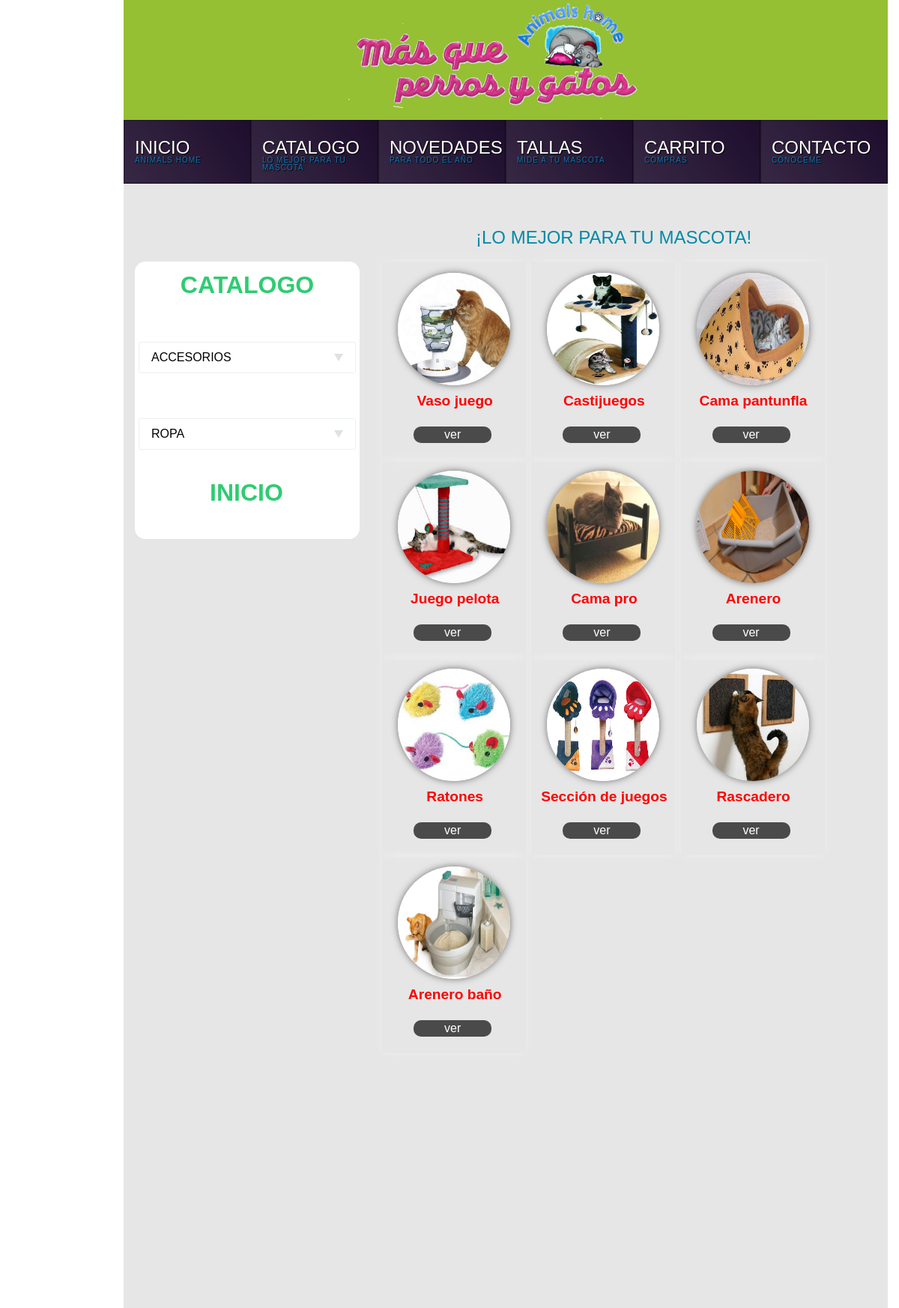
The app's page /accesoriosgato.php with its own data.
### tables this page shows
CREATE TABLE IF NOT EXISTS `productos` (
  `id` int(11) NOT NULL AUTO_INCREMENT,
  `nombre` text NOT NULL,
  `descripcion` text NOT NULL,
  `imagen` text NOT NULL,
  `precio` double NOT NULL,
  PRIMARY KEY (`id`)
);

### accesoriosgato.php (the view, shortened to what this page needs)
<!DOCTYPE HTML>
<html>
<head>
<link href="css/catalogo/accesorios.css" rel="stylesheet" type="text/css"/>
<link href="css/style.css" rel="stylesheet" type="text/css"/>
 <link rel="stylesheet" href="css/catalogo/reset.css">
 <link rel="stylesheet" href="css/catalogo/menuvertical.css">
</head>
<body id="cuerpo">
    <div id="barra-logo">
        <div id="imagen-logo"></div>
          </div>
          <div id="menu">
              <ul id="sdt_menu" class="sdt_menu">
				<li>
					<a href="inicio.php">
						<span class="sdt_wrap">
							<span class="sdt_link">INICIO</span>
							<span class="sdt_descr">ANIMALS HOME</span>
						</span>
					</a>
				</li>
				<li>
					<a href="catalogo.php">
						<span class="sdt_wrap">
							<span class="sdt_link">CATALOGO</span>
							<span class="sdt_descr">LO MEJOR PARA TU MASCOTA</span>
						</span>
					</a>
				</li>
				<li>
					<a href="novedades.php">
						<span class="sdt_wrap">
							<span class="sdt_link">NOVEDADES</span>
							<span class="sdt_descr">PARA TODO EL AÑO</span>
						</span>
					</a>
				</li>
				<li>
					<a href="tallas.php">
						<span class="sdt_wrap">
							<span class="sdt_link">TALLAS</span>
							<span class="sdt_descr">MIDE A TU MASCOTA</span>
						</span>
					</a>
				</li>
				<li>
					<a href="carrito.php">
						<span class="sdt_wrap">
							<span class="sdt_link">CARRITO</span>
							<span class="sdt_descr">COMPRAS</span>
						</span>
					</a>
				</li>
				<li>
					<a href="contacto.php">
						<span class="sdt_wrap">
							<span class="sdt_link">CONTACTO</span>
							<span class="sdt_descr">CONOCEME</span>
						</span>
					</a>
				</li>
			</ul>
          </div>
        <div id="contenedor">
               <div id="texto">
               <h5 class="titulo">
              ¡LO MEJOR PARA TU MASCOTA!
               </h5>
       </div>
	    <div id="menu-vertical">
            <h1 class="encabezado"><a href="catalogo.php">CATALOGO </a></h1>
<dl class="dropdown">
	<dt><a><span>ACCESORIOS</span></a></dt>
</dl>
<dl class="dropdown">
	<dt><a><span>ROPA</span></a></dt>
</dl>
	    <h1 class="encabezado2"><a href="inicio.php">INICIO </a></h1>
        </div>
		            <div id="catalogo-general">
							<?php
		$con="select * from productos LIMIT 10,10";
		$re=mysql_query($con)or die(mysql_error());
		while ($f=mysql_fetch_array($re)) {
		?>
			<div class="producto">
			<center>
				<img src="imagenes/productos/<?php echo $f['imagen'];?>"><br>
				<span class="span"><?php echo utf8_encode($f['nombre']);?></span><br>
				<a href="./detalles.php?id=<?php echo $f['id'];?>">ver</a>
			</center>
		</div>
		<?php
              }
          ?>
          </div>
		</div>
</body>
</html>

### css/catalogo/accesorios.css (style rules this page uses)
.encabezado a { font-family: "GothamRnd-Bold", Helvetica, Arial, sans-serif; font-size: 1em; font-weight: 700; text-align: center; color: #2ecc71; margin: 15px 0px; text-decoration:none; }
.encabezado2 a { float:left; font-family: "GothamRnd-Bold", Helvetica, Arial, sans-serif; font-size: 1em; font-weight: 700; text-align: center; color: #2ecc71; margin: 25px 100px; text-decoration:none; }
#cuerpo { margin: 0; }
#barra-logo { float: left; background: #95c033; box-shadow: none; width:1020px ; height: 160px; display: block; margin:0px 165px; }
#imagen-logo { float:left; -webkit-background-size: cover; -moz-background-size: cover; -o-background-size: cover; background-image: url("../../imagenes/logo.png"); background-size: cover; height: 200px; width: 400px; margin: -10px 300px; }
#menu { float: left; height: 100px; margin:auto 165px; width:1020px ; height: 85px; background:#1B0A2A; }
#contenedor { float: left; height: 1500px; margin:auto 165px; width:1020px ; background:#E6E6E6; }
#texto { float: left; width: 600px; height:0 auto; margin: 30px 450px; }
.titulo { font-family: "GothamRnd-Bold", Helvetica, Arial, sans-serif; font-size: 24px; color: #008AA8; margin-bottom: 25px; float: left; margin:30px 20px; }
#menu-vertical { float: left; width: 300px; height: 370px; margin: -40px 15px; background:white; border-radius: 14px 14px 14px 14px; -moz-border-radius: 14px 14px 14px 14px; -webkit-border-radius: 14px 14px 14px 14px; border: 0px solid #000000; }
#catalogo-general { float: left; width: 640px; height: 1000px; margin: -40px 12px; border-radius: 14px 14px 14px 14px; -moz-border-radius: 14px 14px 14px 14px; -webkit-border-radius: 14px 14px 14px 14px; border: 0px solid #000000; }
.span { width:250px; float:left; margin:25px -60px; font-family: "GothamRnd-Bold", Helvetica, Arial, sans-serif; color: red; font-weight: bolder; font-size: 1.2rem; }
.producto { width: 20%; height: 200px; display: inline-block; vertical-align: top; margin-left: 0.5%; padding: 5%; -webkit-box-shadow: 0px 0px 10px rgba(240, 240, 240, 0.75); -moz-box-shadow: 0px 0px 10px rgba(240, 240, 240, 0.75); box-shadow: 0px 0px 10px rgba(240, 240, 240, 0.75); -webkit-transition: all 1s ease-in-out; -moz-transition: all 1s ease-in-out; }
.producto img { width: 150px; height: 150px; margin:-17px -11px; border-radius: 50%; -webkit-box-shadow: 0px 0px 10px rgba(74, 74, 74, 0.75); -moz-box-shadow: 0px 0px 10px rgba(74, 74, 74, 0.75); box-shadow: 0px 0px 10px rgba(74, 74, 74, 0.75); -webkit-transition: all 1s ease-in-out; -moz-transition: all 1s ease-in-out; }
.producto a { font-family: "GothamRnd-Bold", Helvetica, Arial, sans-serif; float:left; margin: 0px 10px; background-color: #4a4a4a; padding: 3px; color: white; width: 50%; padding-left: 20px; padding-right: 20px; border-radius: 10px; text-decoration:none; }

### css/style.css (style rules this page uses)
ul.sdt_menu { margin:0; padding:0; list-style: none; font-family:"Myriad Pro", "Trebuchet MS", sans-serif; font-size:12px; width:1020px; }
ul.sdt_menu a { text-decoration:none; outline:none; }
ul.sdt_menu li { float:left; width:170px; height:85px; position:relative; cursor:pointer; }
ul.sdt_menu li > a { position:absolute; top:0px; left:0px; width:170px; height:85px; z-index:12; background:transparent url(../images/overlay.png) no-repeat bottom right; -moz-box-shadow:0px 0px 2px #000 inset; -webkit-box-shadow:0px 0px 2px #000 inset; box-shadow:0px 0px 2px #000 inset; }
ul.sdt_menu li span.sdt_wrap { position:absolute; top:25px; left:0px; width:170px; height:60px; z-index:15; }
ul.sdt_menu li span span.sdt_link, ul.sdt_menu li span span.sdt_descr, ul.sdt_menu li div.sdt_box a { margin-left:15px; text-transform:uppercase; text-shadow:1px 1px 1px #000; }
ul.sdt_menu li span span.sdt_link { color:#fff; font-size:24px; float:left; clear:both; }
ul.sdt_menu li span span.sdt_descr { color:#0B75AF; float:left; clear:both; width:155px; font-size:10px; letter-spacing:1px; }

### css/catalogo/menuvertical.css (style rules this page uses)
h1 { font-family: "GothamRnd-Bold", Helvetica, Arial, sans-serif; font-size: 2em; font-weight: 700; text-align: center; color: #2ecc71; margin: 15px 0px; }
.dropdown { width: 18em; margin: 60px 5px; margin-bottom: 1em; }
.dropdown dt a { font-family: "GothamRnd-Bold", Helvetica, Arial, sans-serif; display: block; height: 2.5em; width: 100%; border: 1px solid #ecf0f1; border-radius: 3px; text-decoration: none; }
.dropdown dt span { display: block; padding: 0 1em; line-height: 2.5em; border-right: 1em solid transparent; cursor: pointer; }

### records on screen
productos: imagen (picture), nombre "Vaso juego"
productos: imagen (picture), nombre "Castijuegos"
productos: imagen (picture), nombre "Cama pantunfla"
productos: imagen (picture), nombre "Juego pelota"
productos: imagen (picture), nombre "Cama pro"
productos: imagen (picture), nombre "Arenero"
productos: imagen (picture), nombre "Ratones"
productos: imagen (picture), nombre "Sección de juegos"
productos: imagen (picture), nombre "Rascadero"
productos: imagen (picture), nombre "Arenero baño"
